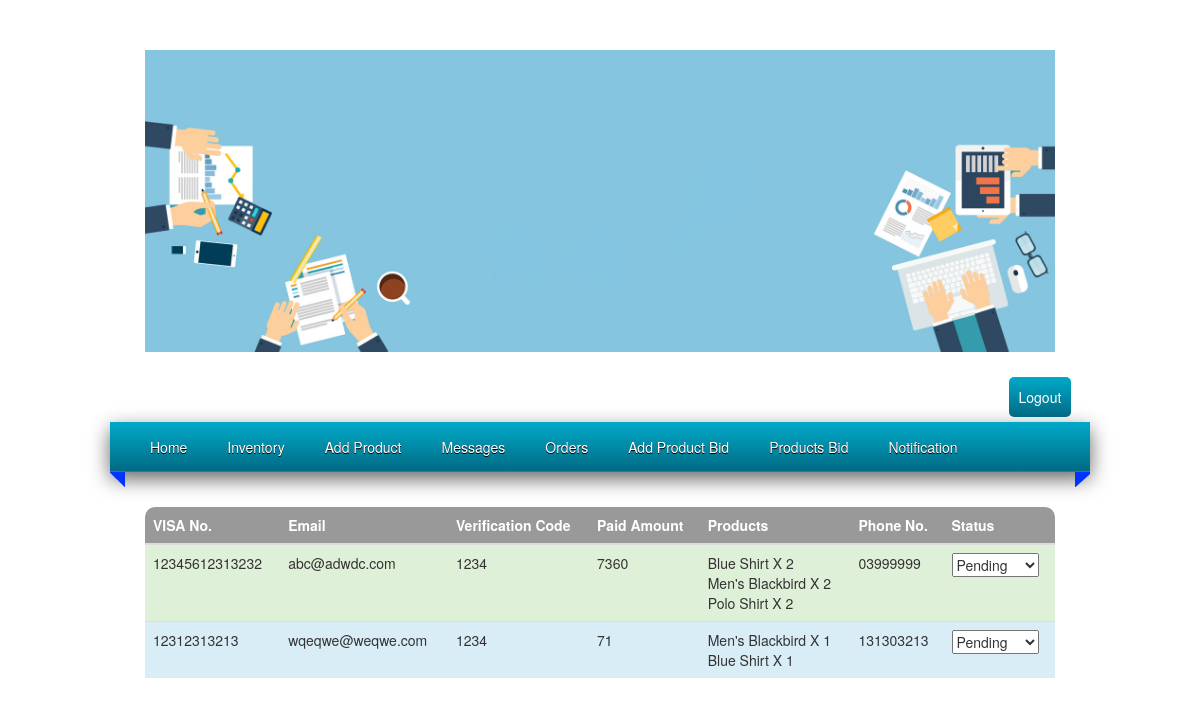
Page /admin/admin_orders.php (signed in) on the earlier database version.
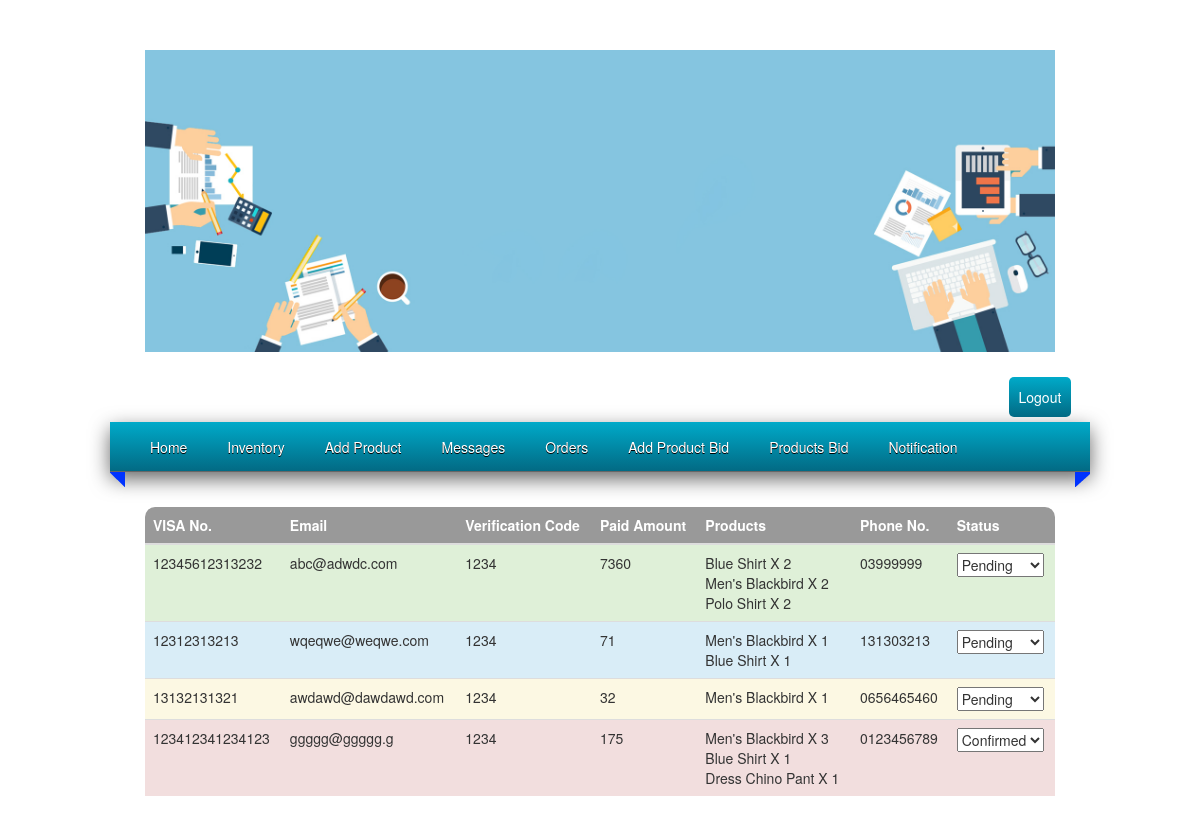
Same page on the later database version.
### tables this page shows
CREATE TABLE `orders` (
  `id` int(11) NOT NULL,
  `email` varchar(50) NOT NULL,
  `phone_number` varchar(15) NOT NULL,
  `CNIC_number` varchar(15) NOT NULL,
  `verify_code` int(15) NOT NULL,
  `products` text NOT NULL,
  `user_id` int(11) NOT NULL,
  `paid_amount` int(11) NOT NULL,
  `status` enum('0','1') NOT NULL DEFAULT '0'
);

CREATE TABLE `product` (
  `id` int(7) NOT NULL,
  `name` varchar(100) NOT NULL,
  `description` text NOT NULL,
  `price` varchar(5) NOT NULL,
  `quantity` int(7) NOT NULL,
  `status` enum('0','1') NOT NULL DEFAULT '1',
  `date_added` datetime NOT NULL,
  `category` varchar(20) NOT NULL,
  `sales` int(15) NOT NULL
);

### admin/admin_orders.php (the view, shortened to what this page needs)
<?php
$sql = "SELECT orders.user_id,orders.status,orders.cnic_number,orders.email,orders.paid_amount,orders.phone_number,orders.products,orders.verify_code,orders.id FROM users JOIN orders ON users.id=orders.user_id";
$i = 0;
$color = array("active", "success", "info", "warning", "danger");
?>
<!doctype html>
<html lang="en">
  <head>
    <link rel="stylesheet" href="../css/bootstrap.min.css">
    <link rel="stylesheet" href="style/style.css"/>
  </head>
  <body>
    <div id="main_wrapper">
      <div id="header">
        <?php include_once '../templates/admin_header.php';?>
        <a id="logout"href="admin_logout.php">
          <div class="btn btn-default logout">Logout
          </div>
        </a>
        <?php include_once '../templates/admin_nav.php';?>
      </div>
      <div class="messages">
        <table class="table" width="1000px" style="border-radius:10px; background: rgba(0,0,0,0.4)">
          <thead>
            <tr style="color: #ffffff">
              <th>VISA No.
              </th>
              <th>Email
              </th>
              <th>Verification Code
              </th>
              <th>Paid Amount
              </th>
              <th>Products
              </th>
              <th>Phone No.
              </th>
              <th>Status
              </th>
            </tr>
          </thead>
          <tbody>
            <?php
if ($query_run = mysqli_query(mysqli_connect("localhost", "root", "", "cd"), $sql)) {
    while ($row = mysqli_fetch_assoc($query_run)) {
        $order_id = $row['id'];
        $email = $row['email'];
        $cnic_number = $row['cnic_number'];
        $status = $row['status'];
        $phone = $row['phone_number'];
        $products = $row['products'];
        $verify_code = $row['verify_code'];
        $paid_amount = $row['paid_amount'];
        $cart = explode(",", $products);
        ?>
            <tr class="<?php
$i++;
        echo $color[$i % 5]?>">
              <td>
                <?php echo $cnic_number; ?>
              </td>
              <td>
                <?php echo $email; ?>
              </td>
              <td>
                <?php echo $verify_code; ?>
              </td>
              <td>
                <?php echo $paid_amount; ?>
              </td>
              <td>
                <?php
$sortedCart = array_count_values($cart);
        foreach ($sortedCart as $value => $count) {
            $sql = "SELECT * FROM `product` where id='$value' ";
            if ($query_run1 = mysqli_query(mysqli_connect("localhost", "root", "", "cd"), $sql)) {
                while ($row = mysqli_fetch_assoc($query_run1)) {
                    $product_name = $row['name'];
                }
                ?>
                <?php echo $product_name;
                echo " X $count"; ?>
                <br/>
                <?php
}
        }
        ?>
              </td>
              <td >
                <?php echo $phone; ?>
              </td>
              <td>
                <select name="<?php echo $order_id; ?>" id="<?php echo $order_id; ?>" >
                  <?php if ($status == '1') {?>
                  <option value="c" selected>Confirmed
                  </option>
                  <?php } else {
            ?>
                  <option value="p" selected>Pending
                  </option>
                  <?php }?>
                </select>
              </td>
            </tr>
            <?php
}
}?>
          </tbody>
        </table>
      </div>
    </div>
  </body>
</html>

Differences in the rows shown:
added orders: CNIC_number "13132131321", email "awdawd@dawdawd.com", verify_code "1234", paid_amount "32", products "1", phone_number "0656465460", status+id "Pending", product (name "Men's Blackbird")
added orders: CNIC_number "123412341234123", email "ggggg@ggggg.g", verify_code "1234", paid_amount "175", products "3", products "1", phone_number "0123456789", status+id "Confirmed", product (name "Men's Blackbird"), product (name "Blue Shirt")
now on this page (row edited): product: name "Dress Chino Pant", shown under "123412341234123"
